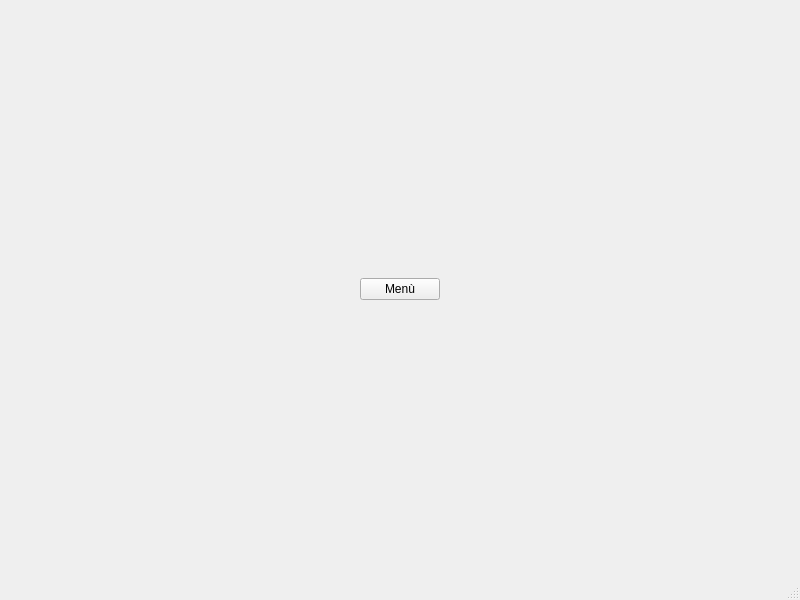
<?xml version="1.0" encoding="UTF-8"?>
<ui version="4.0">
 <class>GUI_EditWindow</class>
 <widget class="QMainWindow" name="GUI_EditWindow">
  <property name="geometry">
   <rect>
    <x>0</x>
    <y>0</y>
    <width>800</width>
    <height>600</height>
   </rect>
  </property>
  <property name="windowTitle">
   <string>MainWindow</string>
  </property>
  <widget class="QWidget" name="centralwidget">
   <layout class="QGridLayout" name="gridLayout">
    <item row="0" column="1">
     <spacer name="verticalSpacer">
      <property name="orientation">
       <enum>Qt::Vertical</enum>
      </property>
      <property name="sizeHint" stdset="0">
       <size>
        <width>20</width>
        <height>250</height>
       </size>
      </property>
     </spacer>
    </item>
    <item row="1" column="0">
     <spacer name="horizontalSpacer">
      <property name="orientation">
       <enum>Qt::Horizontal</enum>
      </property>
      <property name="sizeHint" stdset="0">
       <size>
        <width>345</width>
        <height>20</height>
       </size>
      </property>
     </spacer>
    </item>
    <item row="1" column="1">
     <widget class="QPushButton" name="pushButton">
      <property name="text">
       <string>Menù</string>
      </property>
     </widget>
    </item>
    <item row="1" column="2">
     <spacer name="horizontalSpacer_2">
      <property name="orientation">
       <enum>Qt::Horizontal</enum>
      </property>
      <property name="sizeHint" stdset="0">
       <size>
        <width>344</width>
        <height>20</height>
       </size>
      </property>
     </spacer>
    </item>
    <item row="2" column="1">
     <spacer name="verticalSpacer_2">
      <property name="orientation">
       <enum>Qt::Vertical</enum>
      </property>
      <property name="sizeHint" stdset="0">
       <size>
        <width>20</width>
        <height>250</height>
       </size>
      </property>
     </spacer>
    </item>
   </layout>
  </widget>
  <widget class="QMenuBar" name="menubar">
   <property name="geometry">
    <rect>
     <x>0</x>
     <y>0</y>
     <width>800</width>
     <height>21</height>
    </rect>
   </property>
  </widget>
  <widget class="QStatusBar" name="statusbar"/>
 </widget>
 <resources/>
 <connections/>
</ui>
